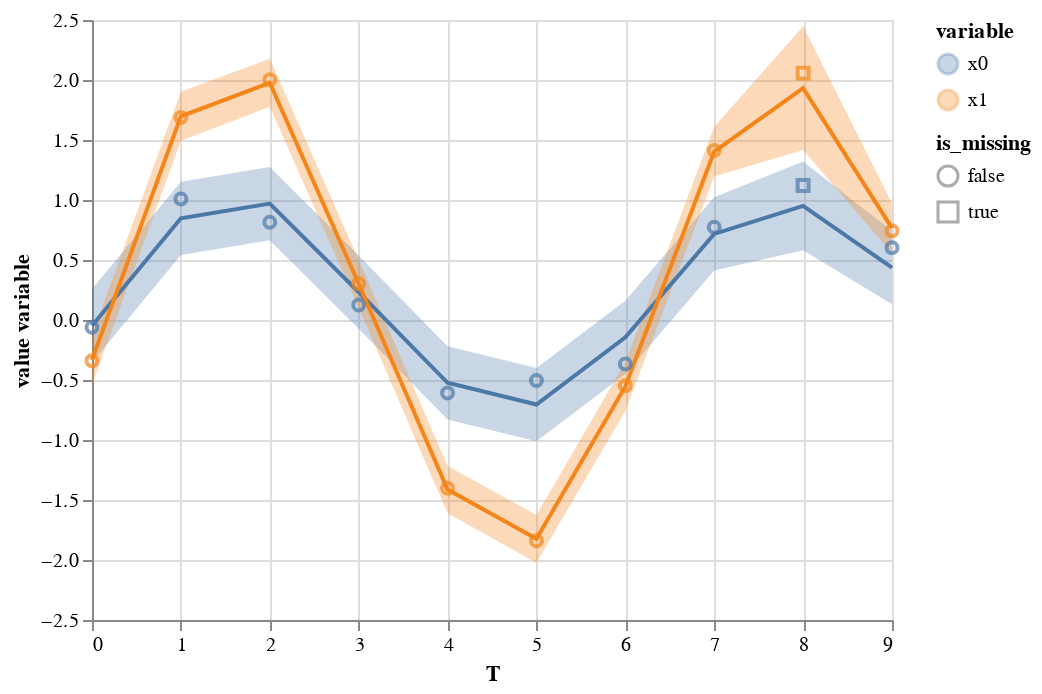

The cell this chart's notebook holds for it:
### Code cell
imp.plot_pred(fd.as_df(miss=False, add_miss=True))

### Figure 1 — Vega-Lite specification as saved in the notebook (floating-point values rounded to 4 significant figures)
{"config": {"view": {"continuousWidth": 400, "continuousHeight": 300}}, "layer": [{"mark": "errorband", "encoding": {"color": {"field": "variable", "type": "nominal"}, "x": {"field": "T", "type": "quantitative"}, "y": {"field": "err_low", "title": "", "type": "quantitative"}, "y2": {"field": "err_high"}}, "transform": [{"calculate": "datum.mean - 2 * datum.std", "as": "err_low"}, {"calculate": "datum.mean + 2 * datum.std", "as": "err_high"}]}, {"mark": "line", "encoding": {"color": {"field": "variable", "type": "nominal"}, "x": {"field": "T", "type": "quantitative"}, "y": {"field": "mean", "title": "value variable", "type": "quantitative"}}}, {"data": {"name": "data-f94133b62c8d33e19a252e37d835d113"}, "mark": "point", "encoding": {"color": {"field": "variable", "type": "nominal"}, "shape": {"field": "is_missing", "type": "nominal"}, "x": {"field": "T", "type": "quantitative"}, "y": {"field": "value", "title": "value variable", "type": "quantitative"}}}], "data": {"name": "data-7969684fe3989838e82a4a1eeca0c639"}, "$schema": "https://vega.github.io/schema/vega-lite/v4.17.0.json", "datasets": {"data-7969684fe3989838e82a4a1eeca0c639": [{"T": 0, "variable": "x0", "mean": -0.04719, "std": 0.153}, {"T": 1, "variable": "x0", "mean": 0.8471, "std": 0.1528}, {"T": 2, "variable": "x0", "mean": 0.9704, "std": 0.1526}, {"T": 3, "variable": "x0", "mean": 0.2321, "std": 0.1524}, {"T": 4, "variable": "x0", "mean": -0.5235, "std": 0.1524}, {"T": 5, "variable": "x0", "mean": -0.7046, "std": 0.1525}, {"T": 6, "variable": "x0", "mean": -0.145, "std": 0.1527}, {"T": 7, "variable": "x0", "mean": 0.7175, "std": 0.153}, {"T": 8, "variable": "x0", "mean": 0.9506, "std": 0.185}, {"T": 9, "variable": "x0", "mean": 0.4365, "std": 0.1531}, {"T": 0, "variable": "x1", "mean": -0.3321, "std": 0.1038}, {"T": 1, "variable": "x1", "mean": 1.697, "std": 0.1021}, {"T": 2, "variable": "x1", "mean": 1.977, "std": 0.1}, {"T": 3, "variable": "x1", "mean": 0.3016, "std": 0.0987}, {"T": 4, "variable": "x1", "mean": -1.413, "std": 0.09852}, {"T": 5, "variable": "x1", "mean": -1.824, "std": 0.09944}, {"T": 6, "variable": "x1", "mean": -0.5541, "std": 0.1015}, {"T": 7, "variable": "x1", "mean": 1.403, "std": 0.1035}, {"T": 8, "variable": "x1", "mean": 1.932, "std": 0.2578}, {"T": 9, "variable": "x1", "mean": 0.7654, "std": 0.1041}], "data-f94133b62c8d33e19a252e37d835d113": [{"T": 0, "is_missing": false, "variable": "x0", "value": -0.06089}, {"T": 1, "is_missing": false, "variable": "x0", "value": 1.008}, {"T": 2, "is_missing": false, "variable": "x0", "value": 0.8147}, {"T": 3, "is_missing": false, "variable": "x0", "value": 0.1243}, {"T": 4, "is_missing": false, "variable": "x0", "value": -0.6075}, {"T": 5, "is_missing": false, "variable": "x0", "value": -0.5043}, {"T": 6, "is_missing": false, "variable": "x0", "value": -0.3667}, {"T": 7, "is_missing": false, "variable": "x0", "value": 0.7725}, {"T": 8, "is_missing": true, "variable": "x0", "value": 1.122}, {"T": 9, "is_missing": false, "variable": "x0", "value": 0.6025}, {"T": 0, "is_missing": false, "variable": "x1", "value": -0.3398}, {"T": 1, "is_missing": false, "variable": "x1", "value": 1.687}, {"T": 2, "is_missing": false, "variable": "x1", "value": 2.001}, {"T": 3, "is_missing": false, "variable": "x1", "value": 0.3033}, {"T": 4, "is_missing": false, "variable": "x1", "value": -1.401}, {"T": 5, "is_missing": false, "variable": "x1", "value": -1.84}, {"T": 6, "is_missing": false, "variable": "x1", "value": -0.547}, {"T": 7, "is_missing": false, "variable": "x1", "value": 1.412}, {"T": 8, "is_missing": true, "variable": "x1", "value": 2.057}, {"T": 9, "is_missing": false, "variable": "x1", "value": 0.7438}]}}
